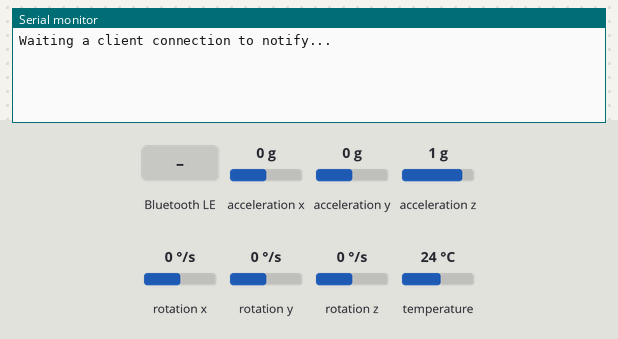
Bench run of a sketch on a simulated ESP32. Shown: the last lines printed to the serial monitor. The inputs (shaded band) are chosen by the test bench; at power-on: acceleration x 0 g, acceleration y 0 g, acceleration z 1 g, rotation x 0 °/s, rotation y 0 °/s, rotation z 0 °/s, temperature 24 °C. Nothing arrives over Bluetooth unless stated; a phone connects over Bluetooth LE 3 s after start.

Above: at 1.2 s.
1.3 s: Bluetooth LE write "1" received
At 2.5 s:
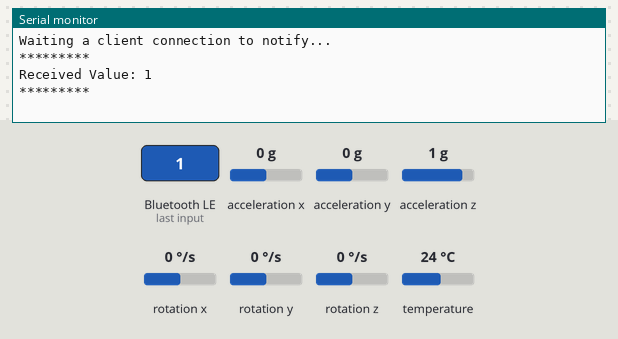
2.8 s: Bluetooth LE write "0" received
At 3.9 s:
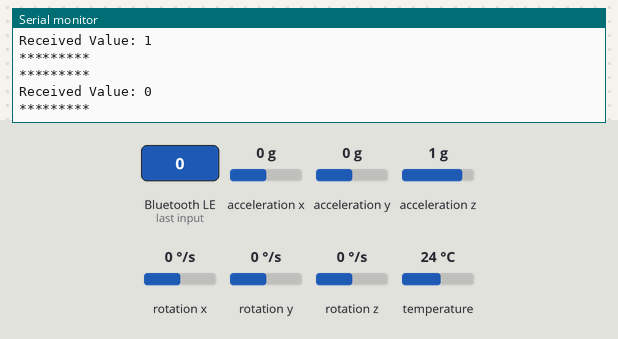

Measured:
- after the input at 1.3 s, the serial monitor: prints a new line after 0.05 s (image 1)
- after the input at 2.8 s, the serial monitor: prints a new line after 0.05 s (image 2)

The sketch:

BLE_WIRELESS.ino
```cpp
/*
    Video: https://www.youtube.com/watch?v=oCMOYS71NIU
    Based on Neil Kolban example for IDF: https://github.com/nkolban/esp32-snippets/blob/master/cpp_utils/tests/BLE%20Tests/SampleNotify.cpp
    Ported to Arduino ESP32 by Evandro Copercini

   Create a BLE server that, once we receive a connection, will send periodic notifications.
   The service advertises itself as: 6E400001-B5A3-F393-E0A9-E50E24DCCA9E
   Has a characteristic of: 6E400002-B5A3-F393-E0A9-E50E24DCCA9E - used for receiving data with "WRITE"
   Has a characteristic of: 6E400003-B5A3-F393-E0A9-E50E24DCCA9E - used to send data with  "NOTIFY"

   The design of creating the BLE server is:
   1. Create a BLE Server
   2. Create a BLE Service
   3. Create a BLE Characteristic on the Service
   4. Create a BLE Descriptor on the characteristic
   5. Start the service.
   6. Start advertising.

   In this example rxValue is the data received (only accessible inside that function).
   And txValue is the data to be sent, in this example just a byte incremented every second.
*/
#include <BLEDevice.h>
#include <BLEServer.h>
#include <BLEUtils.h>
#include <BLE2902.h>
#include <Wire.h>
#include <Adafruit_Sensor.h>
#include <Adafruit_MPU6050.h>

BLEServer *pServer = NULL;
BLECharacteristic * pTxCharacteristic;
bool deviceConnected = false;
bool oldDeviceConnected = false;
uint8_t txValue = 0;
Adafruit_MPU6050 mpu;


// See the following for generating UUIDs:
// https://www.uuidgenerator.net/

#define SERVICE_UUID           "6E400001-B5A3-F393-E0A9-E50E24DCCA9E" // UART service UUID
#define CHARACTERISTIC_UUID_RX "6E400002-B5A3-F393-E0A9-E50E24DCCA9E"
#define CHARACTERISTIC_UUID_TX "6E400003-B5A3-F393-E0A9-E50E24DCCA9E"


class MyServerCallbacks: public BLEServerCallbacks {
    void onConnect(BLEServer* pServer) {
      deviceConnected = true;
    };

    void onDisconnect(BLEServer* pServer) {
      deviceConnected = false;
    }
};

class MyCallbacks: public BLECharacteristicCallbacks {
    void onWrite(BLECharacteristic *pCharacteristic) {
      std::string rxValue = pCharacteristic->getValue();

      if (rxValue.length() > 0) {
        Serial.println("*********");
        Serial.print("Received Value: ");
        for (int i = 0; i < rxValue.length(); i++)
          Serial.print(rxValue[i]);

        Serial.println();
        Serial.println("*********");
      }
    }
};


void setup() {
  Serial.begin(115200);

  // Create the BLE Device
  BLEDevice::init("Vibration_Device");

  // Create the BLE Server
  pServer = BLEDevice::createServer();
  pServer->setCallbacks(new MyServerCallbacks());

  // Create the BLE Service
  BLEService *pService = pServer->createService(SERVICE_UUID);

  // Create a BLE Characteristic
  pTxCharacteristic = pService->createCharacteristic(
										CHARACTERISTIC_UUID_TX,
										BLECharacteristic::PROPERTY_NOTIFY
									);

  pTxCharacteristic->addDescriptor(new BLE2902());

  BLECharacteristic * pRxCharacteristic = pService->createCharacteristic(
											 CHARACTERISTIC_UUID_RX,
											BLECharacteristic::PROPERTY_WRITE
										);

  pRxCharacteristic->setCallbacks(new MyCallbacks());

  // Start the service
  pService->start();

  // Start advertising
  pServer->getAdvertising()->start();
  Serial.println("Waiting a client connection to notify...");
    // Initialize MPU6050
  if (!mpu.begin()) {
    Serial.println("Failed to find MPU6050 chip");
    while (1) {
      delay(10);
    }
  }
  mpu.setAccelerometerRange(MPU6050_RANGE_2_G);
  mpu.setFilterBandwidth(MPU6050_BAND_21_HZ);
}

void loop() {
  if (deviceConnected) {
    // Retrieve MPU6050 accelerometer data
    sensors_event_t a, g, temp;
    mpu.getEvent(&a, &g, &temp);

    // Format accelerometer data as a string
    char text[100] = { 0 };
    snprintf(text, sizeof(text), "data = %.4f, %.4f, %.4f\n", a.acceleration.x, a.acceleration.y, a.acceleration.z);

    // Send data via BLE notification
    pTxCharacteristic->setValue((uint8_t*)text, strlen(text));
    pTxCharacteristic->notify();
    delay(200); // Delay to avoid BLE congestion
  }

  // Manage BLE connection state
  if (!deviceConnected && oldDeviceConnected) {
    delay(500);
    pServer->startAdvertising();
    Serial.println("start advertising");
    oldDeviceConnected = deviceConnected;
  }
  if (deviceConnected && !oldDeviceConnected) {
    oldDeviceConnected = deviceConnected;
  }
}
```

ble_uart_test.ino
```cpp

```

imu_vibrations.ino
```cpp

```
